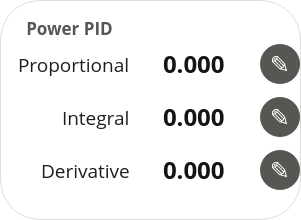
         <widget class="QGroupBox" name="power_pid_group">
          <property name="minimumSize">
           <size>
            <width>280</width>
            <height>220</height>
           </size>
          </property>
          <property name="maximumSize">
           <size>
            <width>10000</width>
            <height>10000</height>
           </size>
          </property>
          <property name="font">
           <font>
            <family>Open Sans</family>
            <pointsize>13</pointsize>
            <weight>75</weight>
            <bold>true</bold>
           </font>
          </property>
          <property name="styleSheet">
           <string notr="true">QGroupBox { border: none; background: white; border-radius: 40px; border: 1px solid rgb(220,220,220); }
QGroupBox::title { subcontrol-origin: margin; padding: 0px 8px; left: 16px; top: 16px; color: rgb(85, 87, 83); }
QGroupBox::title:disabled { color: rgb(180,180,180); }</string>
          </property>
          <property name="title">
           <string>Power PID</string>
          </property>
          <layout class="QGridLayout" name="gridLayout_6">
           <property name="leftMargin">
            <number>17</number>
           </property>
           <property name="topMargin">
            <number>30</number>
           </property>
           <property name="rightMargin">
            <number>0</number>
           </property>
           <property name="bottomMargin">
            <number>16</number>
           </property>
           <property name="horizontalSpacing">
            <number>15</number>
           </property>
           <property name="verticalSpacing">
            <number>0</number>
           </property>
           <item row="0" column="0" alignment="Qt::AlignRight">
            <widget class="QLabel" name="label_39">
             <property name="font">
              <font>
               <family>Open Sans</family>
               <pointsize>14</pointsize>
              </font>
             </property>
             <property name="styleSheet">
              <string notr="true">QLabel{ background: none; color: rgb(30,30,30); }
QLabel:disabled{ color: rgb(180,180,180); }</string>
             </property>
             <property name="text">
              <string>Proportional</string>
             </property>
            </widget>
           </item>
           <item row="0" column="1">
            <widget class="SmartLineEdit" name="power_kp_edit">
             <property name="minimumSize">
              <size>
               <width>100</width>
               <height>0</height>
              </size>
             </property>
             <property name="maximumSize">
              <size>
               <width>100</width>
               <height>16777215</height>
              </size>
             </property>
             <property name="font">
              <font>
               <family>Open Sans</family>
               <pointsize>18</pointsize>
               <weight>75</weight>
               <bold>true</bold>
              </font>
             </property>
             <property name="styleSheet">
              <string notr="true">QLineEdit { height: 34px; border-radius: 17px; border: none; background: white; color: rgb(20,20,20); }
QLineEdit:disabled { color: white; }
</string>
             </property>
             <property name="text">
              <string>0.000</string>
             </property>
             <property name="alignment">
              <set>Qt::AlignCenter</set>
             </property>
            </widget>
           </item>
           <item row="0" column="2" alignment="Qt::AlignLeft">
            <widget class="QPushButton" name="power_kp_button">
             <property name="minimumSize">
              <size>
               <width>40</width>
               <height>40</height>
              </size>
             </property>
             <property name="maximumSize">
              <size>
               <width>40</width>
               <height>40</height>
              </size>
             </property>
             <property name="font">
              <font>
               <family>Open Sans</family>
               <pointsize>18</pointsize>
              </font>
             </property>
             <property name="cursor">
              <cursorShape>PointingHandCursor</cursorShape>
             </property>
             <property name="styleSheet">
              <string notr="true">QPushButton {
	background-color: rgb(85,87,83);
	border: none;
	border-radius: 20px;
	color: white;
	height: 40px;
	width: 40px;
}
QPushButton:hover { background-color: rgb(66,68,65); }
QPushButton:hover:pressed { background-color: rgb(48,49,47); }
QPushButton:disabled { background-color: rgb(220,220,220); }</string>
             </property>
             <property name="text">
              <string>✎</string>
             </property>
            </widget>
           </item>
           <item row="1" column="0" alignment="Qt::AlignRight">
            <widget class="QLabel" name="label_40">
             <property name="font">
              <font>
               <family>Open Sans</family>
               <pointsize>14</pointsize>
              </font>
             </property>
             <property name="styleSheet">
              <string notr="true">QLabel{ background: none; color: rgb(30,30,30); }
QLabel:disabled{ color: rgb(180,180,180); }</string>
             </property>
             <property name="text">
              <string>Integral</string>
             </property>
            </widget>
           </item>
           <item row="1" column="1">
            <widget class="SmartLineEdit" name="power_ki_edit">
             <property name="minimumSize">
              <size>
               <width>100</width>
               <height>0</height>
              </size>
             </property>
             <property name="maximumSize">
              <size>
               <width>100</width>
               <height>16777215</height>
              </size>
             </property>
             <property name="font">
              <font>
               <family>Open Sans</family>
               <pointsize>18</pointsize>
               <weight>75</weight>
               <bold>true</bold>
              </font>
             </property>
             <property name="styleSheet">
              <string notr="true">QLineEdit { height: 34px; border-radius: 17px; border: none; background: white; color: rgb(20,20,20); }
QLineEdit:disabled { color: white; }
</string>
             </property>
             <property name="text">
              <string>0.000</string>
             </property>
             <property name="alignment">
              <set>Qt::AlignCenter</set>
             </property>
            </widget>
           </item>
           <item row="1" column="2" alignment="Qt::AlignLeft">
            <widget class="QPushButton" name="power_ki_button">
             <property name="minimumSize">
              <size>
               <width>40</width>
               <height>40</height>
              </size>
             </property>
             <property name="maximumSize">
              <size>
               <width>40</width>
               <height>40</height>
              </size>
             </property>
             <property name="font">
              <font>
               <family>Open Sans</family>
               <pointsize>18</pointsize>
              </font>
             </property>
             <property name="cursor">
              <cursorShape>PointingHandCursor</cursorShape>
             </property>
             <property name="styleSheet">
              <string notr="true">QPushButton {
	background-color: rgb(85,87,83);
	border: none;
	border-radius: 20px;
	color: white;
	height: 40px;
	width: 40px;
}
QPushButton:hover { background-color: rgb(66,68,65); }
QPushButton:hover:pressed { background-color: rgb(48,49,47); }
QPushButton:disabled { background-color: rgb(220,220,220); }</string>
             </property>
             <property name="text">
              <string>✎</string>
             </property>
            </widget>
           </item>
           <item row="2" column="0" alignment="Qt::AlignRight">
            <widget class="QLabel" name="label_41">
             <property name="font">
              <font>
               <family>Open Sans</family>
               <pointsize>14</pointsize>
              </font>
             </property>
             <property name="styleSheet">
              <string notr="true">QLabel{ background: none; color: rgb(30,30,30); }
QLabel:disabled{ color: rgb(180,180,180); }</string>
             </property>
             <property name="text">
              <string>Derivative</string>
             </property>
            </widget>
           </item>
           <item row="2" column="1">
            <widget class="SmartLineEdit" name="power_kd_edit">
             <property name="minimumSize">
              <size>
               <width>100</width>
               <height>0</height>
              </size>
             </property>
             <property name="maximumSize">
              <size>
               <width>100</width>
               <height>16777215</height>
              </size>
             </property>
             <property name="font">
              <font>
               <family>Open Sans</family>
               <pointsize>18</pointsize>
               <weight>75</weight>
               <bold>true</bold>
              </font>
             </property>
             <property name="styleSheet">
              <string notr="true">QLineEdit { height: 34px; border-radius: 17px; border: none; background: white; color: rgb(20,20,20); }
QLineEdit:disabled { color: white; }
</string>
             </property>
             <property name="text">
              <string>0.000</string>
             </property>
             <property name="alignment">
              <set>Qt::AlignCenter</set>
             </property>
            </widget>
           </item>
           <item row="2" column="2" alignment="Qt::AlignLeft">
            <widget class="QPushButton" name="power_kd_button">
             <property name="minimumSize">
              <size>
               <width>40</width>
               <height>40</height>
              </size>
             </property>
             <property name="maximumSize">
              <size>
               <width>40</width>
               <height>40</height>
              </size>
             </property>
             <property name="font">
              <font>
               <family>Open Sans</family>
               <pointsize>18</pointsize>
              </font>
             </property>
             <property name="cursor">
              <cursorShape>PointingHandCursor</cursorShape>
             </property>
             <property name="styleSheet">
              <string notr="true">QPushButton {
	background-color: rgb(85,87,83);
	border: none;
	border-radius: 20px;
	color: white;
	height: 40px;
	width: 40px;
}
QPushButton:hover { background-color: rgb(66,68,65); }
QPushButton:hover:pressed { background-color: rgb(48,49,47); }
QPushButton:disabled { background-color: rgb(220,220,220); }</string>
             </property>
             <property name="text">
              <string>✎</string>
             </property>
            </widget>
           </item>
          </layout>
         </widget>
